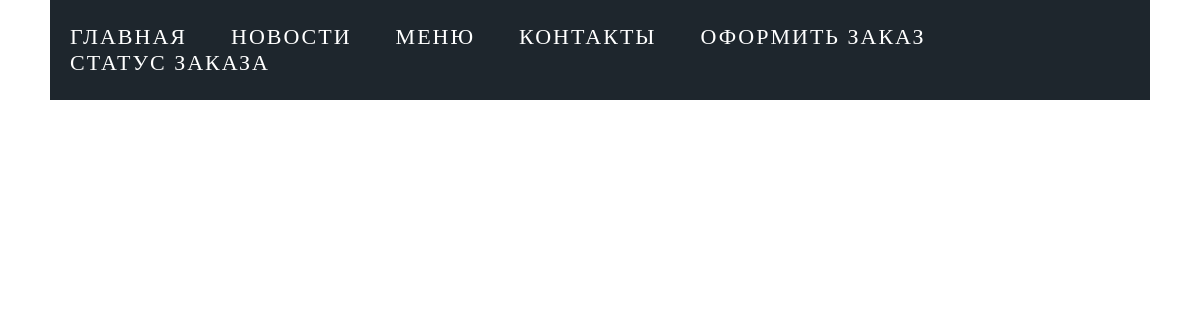
/post/6, run on an earlier commit of the app's database.
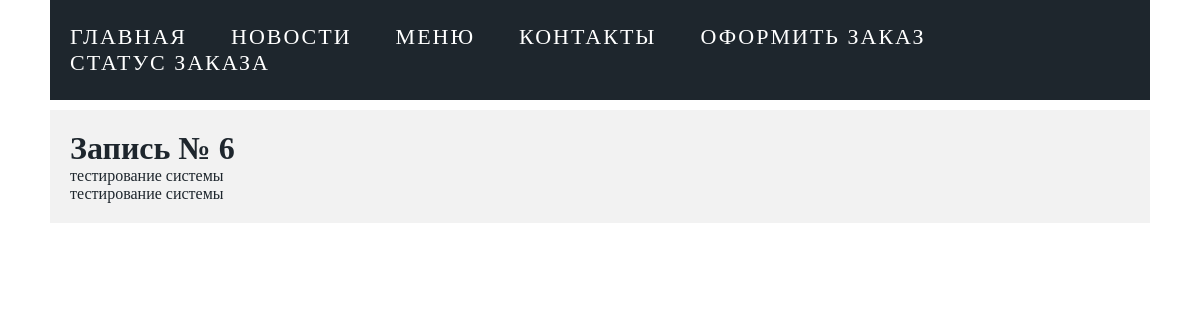
And on a later commit of the database.
### app/models.py (models this page shows, shortened)
class Posts(db.Model):
    id = db.Column(db.Integer, primary_key=True)
    title = db.Column(db.String(100), nullable=False)
    text = db.Column(db.String(500), nullable=False)
    data = db.Column(db.DateTime,default= datetime.utcnow)

### app/views.py (the view)
@app.route('/post/<num>')
def post(num):
    post = Posts.query.filter(Posts.id == num)
    return render_template("post.html", menu=menu, post=post)

### app/templates/post.html (shortened to what this page needs)
{% extends "base.html" %}
{% block content %}
{% for p in post %}
<div class="post-content">
    <div class="post_cur">
        <h1>Запись № {{p.id}}</h1>
        <p>{{p.title}}</p>
        <p>{{p.text}}</p>
    </div>
</div>
{% endfor %}
{% endblock content %}

What changed in the data, as far as the page shows it:
added Posts: id "6", title "тестирование системы", text "тестирование системы"
